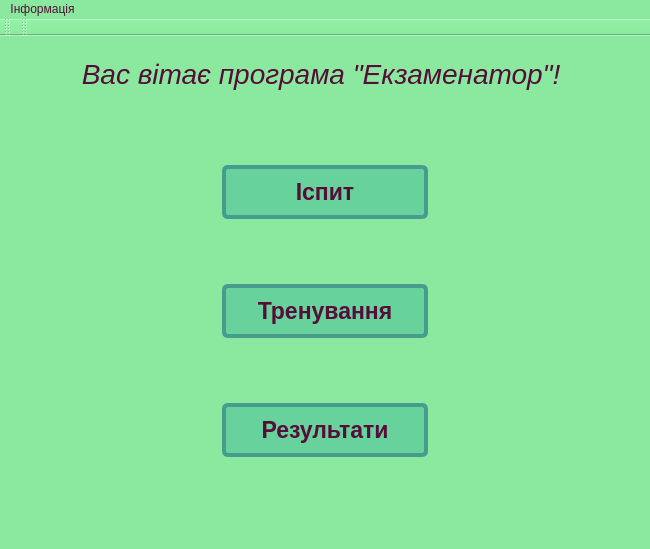
<?xml version="1.0" encoding="UTF-8"?>
<ui version="4.0">
 <class>MainWindow</class>
 <widget class="QMainWindow" name="MainWindow">
  <property name="geometry">
   <rect>
    <x>0</x>
    <y>0</y>
    <width>650</width>
    <height>549</height>
   </rect>
  </property>
  <property name="minimumSize">
   <size>
    <width>0</width>
    <height>0</height>
   </size>
  </property>
  <property name="font">
   <font>
    <weight>75</weight>
    <bold>true</bold>
   </font>
  </property>
  <property name="windowTitle">
   <string>MainWindow</string>
  </property>
  <property name="styleSheet">
   <string notr="true">background-color: rgb(139,233,159);
color: rgb(85, 13, 57);</string>
  </property>
  <widget class="QWidget" name="centralWidget">
   <layout class="QVBoxLayout" name="verticalLayout">
    <item>
     <widget class="QLabel" name="label_4">
      <property name="font">
       <font>
        <family>Ubuntu</family>
        <pointsize>21</pointsize>
        <weight>50</weight>
        <italic>true</italic>
        <bold>false</bold>
       </font>
      </property>
      <property name="styleSheet">
       <string notr="true"/>
      </property>
      <property name="text">
       <string>Вас вітає програма &quot;Екзаменатор&quot;! </string>
      </property>
      <property name="alignment">
       <set>Qt::AlignCenter</set>
      </property>
     </widget>
    </item>
    <item>
     <widget class="QLabel" name="label_11">
      <property name="text">
       <string/>
      </property>
     </widget>
    </item>
    <item>
     <layout class="QHBoxLayout" name="horizontalLayout">
      <item>
       <widget class="QLabel" name="label">
        <property name="text">
         <string/>
        </property>
       </widget>
      </item>
      <item>
       <widget class="QPushButton" name="examButton">
        <property name="minimumSize">
         <size>
          <width>108</width>
          <height>40</height>
         </size>
        </property>
        <property name="font">
         <font>
          <family>Ubuntu</family>
          <pointsize>17</pointsize>
          <weight>75</weight>
          <italic>false</italic>
          <bold>true</bold>
         </font>
        </property>
        <property name="styleSheet">
         <string notr="true">QPushButton:hover{
border-width: 0px;
border-radius: 20%;
}
QPushButton {
border: 4px solid;
	border-color: rgb(69, 158, 141);
border-radius: 6px;
	
	background-color: rgb(103,210,155);
min-width: 80px;
padding: 10px;
outline: none;
}

QPushButton:flat {
border: none; 
}

QPushButton:default {
border-color: navy; 
}</string>
        </property>
        <property name="text">
         <string>Іспит</string>
        </property>
       </widget>
      </item>
      <item>
       <widget class="QLabel" name="label_2">
        <property name="text">
         <string/>
        </property>
       </widget>
      </item>
     </layout>
    </item>
    <item>
     <widget class="QLabel" name="label_8">
      <property name="text">
       <string/>
      </property>
     </widget>
    </item>
    <item>
     <layout class="QHBoxLayout" name="horizontalLayout_2">
      <item>
       <widget class="QLabel" name="label_3">
        <property name="text">
         <string/>
        </property>
       </widget>
      </item>
      <item>
       <widget class="QPushButton" name="trainingButton">
        <property name="minimumSize">
         <size>
          <width>108</width>
          <height>40</height>
         </size>
        </property>
        <property name="font">
         <font>
          <pointsize>17</pointsize>
          <weight>75</weight>
          <bold>true</bold>
         </font>
        </property>
        <property name="styleSheet">
         <string notr="true">QPushButton:hover{
border-width: 0px;
border-radius: 20%;
}
QPushButton {
border: 4px solid;
	border-color: rgb(69, 158, 141);
border-radius: 6px;
	
	background-color: rgb(103,210,155);
min-width: 80px;
padding: 10px;
outline: none;
}

QPushButton:flat {
border: none; 
}

QPushButton:default {
border-color: navy; 
}</string>
        </property>
        <property name="text">
         <string>Тренування</string>
        </property>
       </widget>
      </item>
      <item>
       <widget class="QLabel" name="label_5">
        <property name="text">
         <string/>
        </property>
       </widget>
      </item>
     </layout>
    </item>
    <item>
     <widget class="QLabel" name="label_9">
      <property name="text">
       <string/>
      </property>
     </widget>
    </item>
    <item>
     <layout class="QHBoxLayout" name="horizontalLayout_3">
      <item>
       <widget class="QLabel" name="label_6">
        <property name="text">
         <string/>
        </property>
       </widget>
      </item>
      <item>
       <widget class="QPushButton" name="resultsButton">
        <property name="minimumSize">
         <size>
          <width>108</width>
          <height>40</height>
         </size>
        </property>
        <property name="font">
         <font>
          <pointsize>17</pointsize>
          <weight>75</weight>
          <bold>true</bold>
         </font>
        </property>
        <property name="styleSheet">
         <string notr="true">QPushButton:hover{
border-width: 0px;
border-radius: 20%;
}
QPushButton {
border: 4px solid;
	border-color: rgb(69, 158, 141);
border-radius: 6px;
	
	background-color: rgb(103,210,155);
min-width: 80px;
padding: 10px;
outline: none;
}

QPushButton:flat {
border: none; 
}

QPushButton:default {
border-color: navy; 
}</string>
        </property>
        <property name="text">
         <string>Результати</string>
        </property>
       </widget>
      </item>
      <item>
       <widget class="QLabel" name="label_7">
        <property name="text">
         <string/>
        </property>
       </widget>
      </item>
     </layout>
    </item>
    <item>
     <widget class="QLabel" name="label_10">
      <property name="text">
       <string/>
      </property>
     </widget>
    </item>
   </layout>
  </widget>
  <widget class="QMenuBar" name="menuBar">
   <property name="geometry">
    <rect>
     <x>0</x>
     <y>0</y>
     <width>650</width>
     <height>22</height>
    </rect>
   </property>
   <widget class="QMenu" name="menu_2">
    <property name="title">
     <string>Інформація</string>
    </property>
    <addaction name="action"/>
   </widget>
   <addaction name="menu_2"/>
  </widget>
  <widget class="QToolBar" name="mainToolBar">
   <attribute name="toolBarArea">
    <enum>TopToolBarArea</enum>
   </attribute>
   <attribute name="toolBarBreak">
    <bool>false</bool>
   </attribute>
  </widget>
  <widget class="QStatusBar" name="statusBar"/>
  <widget class="QToolBar" name="toolBar">
   <property name="windowTitle">
    <string>toolBar</string>
   </property>
   <attribute name="toolBarArea">
    <enum>TopToolBarArea</enum>
   </attribute>
   <attribute name="toolBarBreak">
    <bool>false</bool>
   </attribute>
  </widget>
  <action name="action">
   <property name="text">
    <string>Про програму</string>
   </property>
  </action>
 </widget>
 <layoutdefault spacing="6" margin="11"/>
 <resources/>
 <connections/>
</ui>
